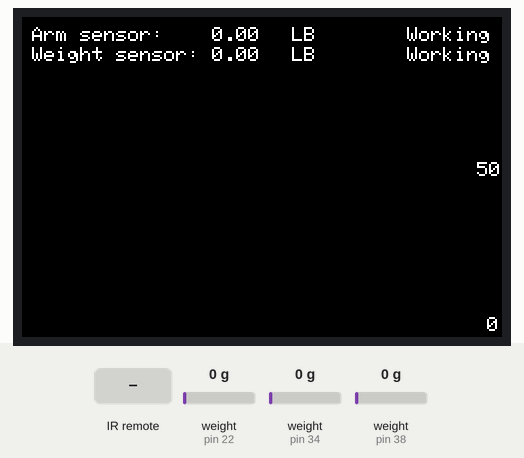
The sketch below on a simulated Arduino Mega 2560, built with avr-gcc and run on an emulated ATmega2560. Shown: 480×320 colour display. The test bench sets the inputs (shaded band); at power-on: weight on the scale (sensors on pin 22, pin 34, pin 38) 0 g. Storage starts empty.

Above: at 4.5 s.
4.6 s: weight on the scale (sensor on pin 22) set to 4 g
6.1 s: weight on the scale (sensor on pin 22) set to 7 g
7.7 s: infrared code 0xC received
At 8.9 s:
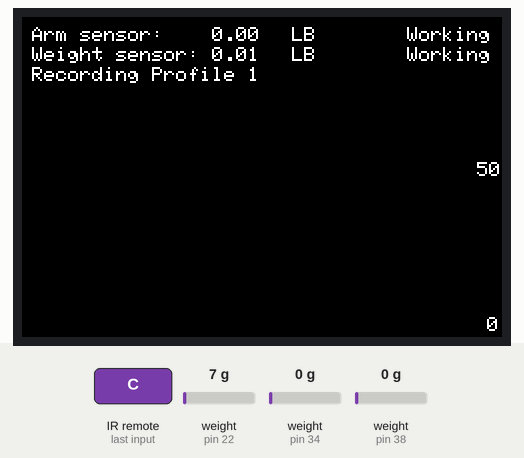
9.3 s: weight on the scale (sensor on pin 34) set to 100 g
11.2 s: infrared code 0x16 received
At 11.7 s:
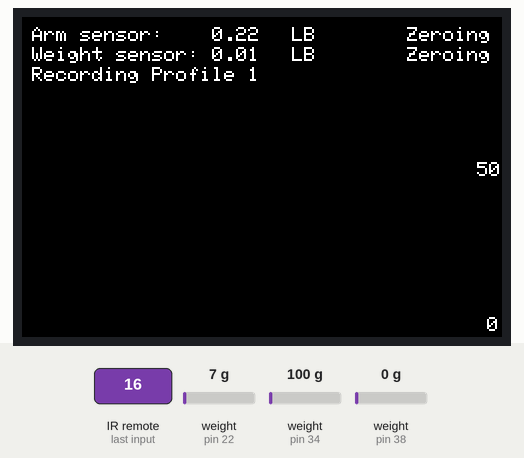
12.8 s: weight on the scale (sensor on pin 34) set to 1250 g
At 15.8 s:
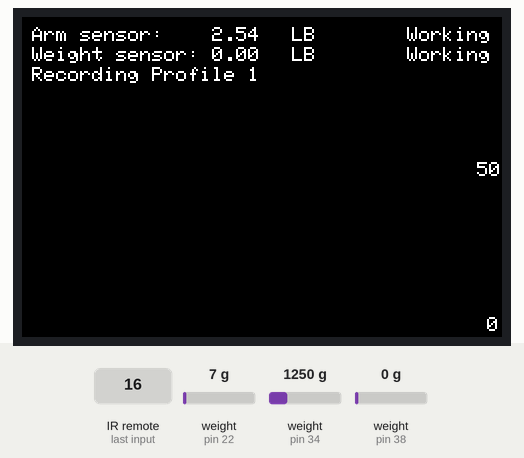
Timing chart, 0 to 16.8 s (numbered marks = the images above; inputs shaded):
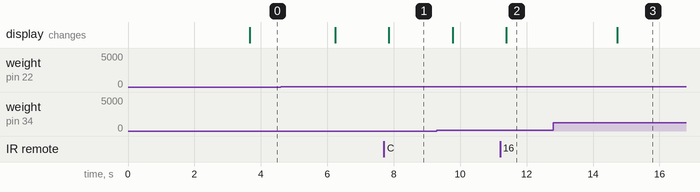

Measured:
- after the input at 4.6 s, every drawn part: stays the same
- after the input at 7.7 s, the display: changes after 0.15 s (image 1)
- after the input at 11.2 s, the display: changes after 0.19 s (image 2)
- after the input at 12.8 s, the display: changes after 1.9 s (image 3)

The sketch:

Arduino_Mega_Final_Sketch.ino
```cpp
/**
 * Muscle Strength Testing Device Sketch
 *
 * This sketch is essentially the main sketch that controls the LCD screen, the load sensors and calculations,
 * as well as the saving and formatting of the file that is saved to the SD card. This sketch is intended to be
 * run on a Arduino Mega R3. Uncomment serial statements if you are connected to a PC and need to view diagnostics
 * through the Serial monitor.
 *
 * As a little side note, I Brian LeSmith, the author of this sketch was hired on as a private contractor to this
 * capstone by the University of Washington and this capstone's sponsor, Dr. Farnes. The previous team's work
 * is essentially unusable as the code contains no documentation and is done in a very analog manner not
 * utilizing libaries or the like. I did the utmost that I could to ensure the software side of things
 * would be good to go for a fully functioning prototype, the first one in the history of this capstone.
 * I will leave all of the work that I did, even things I did not ultimately complete or get working,
 * in the hopes that you, the next team will either be able to use it, or can possibly get it working.
 *
 * @author: Brian LeSmith
 */

#include <SPI.h>
#include "HX711.h"
#include <SdFat.h>
#include <IRremote.h>
#include <LCDWIKI_GUI.h>
#include <LCDWIKI_SPI.h>

//Using define instead of constants because it is better to
#define MODEL ST7796S

//LCD pins defined
#define CS A0
#define RESET A4
#define DC A8
#define LED A12

#define MOSI 28
#define SCK 29
#define MISO 30

//SD card reader pins defined
#define SD_PIN 53

//IR receiver pin defined
#define RECV_PIN 35

//Pins for HX711 module defined
#define DOUT_PIN_LOAD_1 22
#define CLOCK_PIN_LOAD_1 23
#define DOUT_PIN_LIMB_1 34
#define CLOCK_PIN_LIMB_1 36
#define DOUT_PIN_LIMB_2 38
#define CLOCK_PIN_LIMB_2 40

//Rotation of LCD screen defined
#define ROTATION 3

//Hexadecimal colors defined
#define BLACK 0x0000
#define BLUE 0x001F
#define RED 0xF800
#define GREEN 0x07E0
#define CYAN 0x07FF
#define MAGENTA 0xF81F
#define YELLOW 0xFFE0
#define WHITE 0xFFFF

/**
 * Calibration to convert floating point numbers to LB
 * Quite literally the only thing used from the previous team was the limb
 * calibration factor. We found the body calibration factor through trial
 * and error.
 */
#define calibration_factor_body -9750.0
#define calibration_factor_limb -93.5542

//SD and LCD object initialized
SdFat SD;
LCDWIKI_SPI myLCD(MODEL, CS, DC, MISO, MOSI, RESET, SCK, LED);

//Load sensors declared
HX711 myLoadCell1;
HX711 myLoadCell2;
HX711 myLoadCell3;

File dataFile;

//Graph variables for the live data on the LCD
const int graphWidth = myLCD.Get_Display_Height();
const int graphHeight = myLCD.Get_Display_Width();
const int graphX = 0;
const int graphY = 0;

int previousValue = 0;
int xPos = 0;

int counter = 0;

void setup()
{
  //Using a higher baud rate since the arduino mega is capable and it speeds things up
  //Serial.begin(115200);

  //Initializing the IR receiver
  IrReceiver.begin(RECV_PIN, ENABLE_LED_FEEDBACK);

  //LCD initialized, background color set
  myLCD.Init_LCD();
  myLCD.Set_Rotation(ROTATION);
  myLCD.Fill_Screen(BLACK);

  //LCD text size and color set
  myLCD.Set_Text_colour(WHITE);
  myLCD.Set_Text_Size(2);
  myLCD.Set_Text_Mode(0);
  myLCD.Set_Text_Back_colour(BLACK);

  //SD card initialization
  if (!SD.begin(SD_PIN))
  {
    //Serial.println("SD card could not be initialized!");
  }
  else
  {
    //Serial.println("SD card was successfully initialized!");
  }

  //Initializing load cells
  myLoadCell1.begin(DOUT_PIN_LIMB_1, CLOCK_PIN_LIMB_1);
  myLoadCell2.begin(DOUT_PIN_LIMB_2, CLOCK_PIN_LIMB_2);
  myLoadCell3.begin(DOUT_PIN_LOAD_1, CLOCK_PIN_LOAD_1);

  //Setting load cell scale according to calibration factor
  myLoadCell1.set_scale(calibration_factor_limb);
  myLoadCell2.set_scale(calibration_factor_limb);
  myLoadCell3.set_scale(calibration_factor_body);

  //Always tare the load cells
  myLoadCell1.tare();
  myLoadCell2.tare();
  myLoadCell3.tare();

  //Function checks the file on the SD card and deletes it if it is already there
  //checkSDCard();

  //Header for the csv file
  dataFile.print(F("LB"));
  dataFile.print(F(","));
  dataFile.println(F("ms"));
}

void loop()
{
  int irCode;

  if (IrReceiver.decode())
  {
    //Parses the IR signal for specific commands
    irCode = IrReceiver.decodedIRData.command;
    //Serial.println(irCode);

    //Switch case for saving profiles
    switch (irCode)
    {
      case 22:
        //Serial.println("Weight scale zeroed.");
        //Lets the user know when the load cells are zeroing
        myLCD.Print_String(F("Zeroing"), 385, 10);
        myLCD.Print_String(F("Zeroing"), 385, 30);
        myLoadCell1.tare();
        myLoadCell2.tare();
        myLoadCell3.tare();
        break;
      case 0xC:
        //Serial.println("Pressing 1");
        dataFile = SD.open("person_1.txt", FILE_WRITE);
        myLCD.Print_String(F("Recording Profile 1"), 10, 50);
        break;
      case 0x18:
        //Serial.println("Pressing 2");
        dataFile = SD.open("person_2.txt", FILE_WRITE);
        myLCD.Print_String(F("Recording Profile 2"), 10, 50);
        break;
      case 0x5E:
        //Serial.println("Pressing 3");
        dataFile = SD.open("person_3.txt", FILE_WRITE);
        myLCD.Print_String(F("Recording Profile 3"), 10, 50);
        break;
      case 0x8:
        //Serial.println("Pressing 4");
        dataFile = SD.open("person_4.txt", FILE_WRITE);
        myLCD.Print_String(F("Recording Profile 4"), 10, 50);
        break;
      case 0x1C:
        //Serial.println("Pressing 5");
        dataFile = SD.open("person_5.txt", FILE_WRITE);
        myLCD.Print_String(F("Recording Profile 5"), 10, 50);
        break;
      case 0x5A:
        //Serial.println("Pressing 6");
        dataFile = SD.open("person_6.txt", FILE_WRITE);
        myLCD.Print_String(F("Recording Profile 6"), 10, 50);
        break;
      case 0x42:
        //Serial.println("Pressing 7");
        dataFile = SD.open("person_7.txt", FILE_WRITE);
        myLCD.Print_String(F("Recording Profile 7"), 10, 50);
        break;
      case 0x52:
        //Serial.println("Pressing 8");
        dataFile = SD.open("person_8.txt", FILE_WRITE);
        myLCD.Print_String(F("Recording Profile 8"), 10, 50);
        break;
      case 0x4A:
        //Serial.println("Pressing 9");
        dataFile = SD.open("person_9.txt", FILE_WRITE);
        myLCD.Print_String(F("Recording Profile 9"), 10, 50);
        break;
    }

    //Resumes looking for the next IR signal
    IrReceiver.resume();
  }

  //Reading data from the load sensors
  float theLoad1 = myLoadCell1.get_units();
  float theLoad2 = myLoadCell2.get_units();
  float theLoad3 = myLoadCell3.get_units();

  //Calculating arm sensor value
  float weightTotal = theLoad1 + theLoad2;
  float calibratedValue = weightTotal / 453.59237;
  String output = String(calibratedValue);

  //Scaled value is calculated for the graph scale
  int scaledValue = map(99.9 - calibratedValue, 0, 100, graphHeight - 1, 0);

  //Draw the new line
  myLCD.Set_Draw_color(RED);
  myLCD.Draw_Line(xPos, graphY + graphHeight - previousValue - 1, xPos + graphWidth, graphY + graphHeight - scaledValue - 1);

  //Erase previous line to draw another line (and/or this is "updating" the live data)
  myLCD.Set_Draw_color(BLACK);
  myLCD.Draw_Line(xPos, graphY + graphHeight - previousValue - 1, xPos + graphWidth, graphY + graphHeight - scaledValue - 1);

  //Save the current value for the next loop
  previousValue = scaledValue;

  //Printing arm sensor weight
  myLCD.Print_String(F("Arm sensor: "), 10, 10);
  myLCD.Print_String(output, 190, 10);
  myLCD.Print_String(F("LB"), 270, 10);

  //Printing body sensor weight
  myLCD.Print_String(F("Weight sensor: "), 10, 30);
  myLCD.Print_String(String(theLoad3), 190, 30);
  myLCD.Print_String(F("LB"), 270, 30);

  //Printing the scale of the graph
  myLCD.Print_String(F("0"), 465, 300);
  myLCD.Print_String(F("50"), 455, 145);

  //Printing the state of the load cells
  myLCD.Print_String(F("Working"), 385, 10);
  myLCD.Print_String(F("Working"), 385, 30);

  //Serial.print(calibratedValue, 2);
  //Serial.println(F(" lb"));

  //Checking if a user is standing in the cage to record data
  if (theLoad3 > 5.0)
  {
    //Saving arm sensor data to SD card
    dataFile.print(calibratedValue, 2);
    dataFile.print(F(","));
    dataFile.println(counter);

    dataFile.flush();
  }

  //The counter is specifically for the data which is taken every 50ms
  counter += 50;
}

/**
 * This function is for checking if the SD card exists, and then
 * initializing it if it does.
 */
void checkSDCard()
{
  char fileName[] = "test.txt";
  boolean flag = SD.exists(fileName);

  //Deletes the file if it already exists
  if (flag)
  {
    SD.remove(fileName);
    //Serial.println("File deleted.");
  }

  //Creates and opens the file for writing on the SD card
  dataFile = SD.open("test.txt", FILE_WRITE);

  /**
   * Lets the user know, if the arduino is hooked up to a PC with the serial monitor
   * enabled if the file was created successfully or not.
   */
  if (dataFile)
  {
    //Serial.println("Data file created successfully.");
  }
  else
  {
    //Serial.println("Error creating data file.");
  }
}
```
